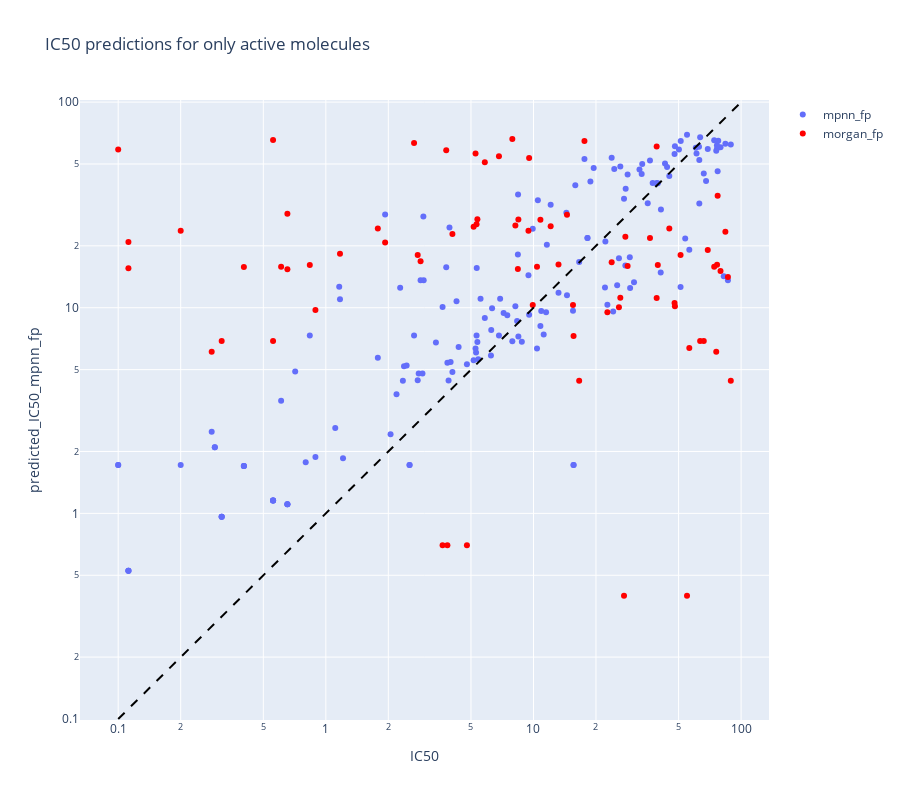

Notebook cell for this chart:
### Code cell
df_active_set['predicted_IC50_mpnn_fp'] = np.power(
    10, -(df_active_set['mpnn_pred_mean']-6))
df_active_set['predicted_IC50_morgan_fp'] = np.power(
    10, -(df_active_set['morgan_pred_mean']-6))

fig_scatter = px.scatter(df_active_set.query('df != "new"'),
                         x='IC50',
                         y='predicted_IC50_mpnn_fp',
                         log_x=True,
                         log_y=True,
                         height=800,
                         title='IC50 predictions for only active molecules')
                         
fig_scatter_morgan = px.scatter(df_active_set.query('df != "new"'),
                                x='IC50',
                                y='predicted_IC50_morgan_fp',
                                color_discrete_sequence=['red'],
                                log_x=True,
                                log_y=True)

fig_scatter['data'][0]['showlegend'] = True
fig_scatter['data'][0]['name'] = 'mpnn_fp'
fig_scatter_morgan['data'][0]['showlegend'] = True
fig_scatter_morgan['data'][0]['name'] = 'morgan_fp'

fig_scatter.add_trace(fig_scatter_morgan.data[0])
fig_scatter.add_shape(type='line',
                      x0=0.1,
                      x1=100,
                      y0=0.1,
                      y1=100,
                      line=dict(color='black', dash='dash'))
fig_scatter.show()

### Figure 1 — Plotly figure (JSON) as saved in the notebook; plotly's stock layout.template omitted (floating-point values rounded to 4 significant figures; data arrays with more than 128 entries replaced by an {"elided": "..."} marker saying what was removed)
{"data": [{"hovertemplate": "IC50=%{x}<br>predicted_IC50_mpnn_fp=%{y}<extra></extra>", "legendgroup": "", "marker": {"color": "#636efa", "symbol": "circle"}, "mode": "markers", "name": "mpnn_fp", "orientation": "v", "showlegend": true, "type": "scatter", "x": {"elided": "164 float values"}, "xaxis": "x", "y": {"elided": "164 float values"}, "yaxis": "y"}, {"hovertemplate": "IC50=%{x}<br>predicted_IC50_morgan_fp=%{y}<extra></extra>", "legendgroup": "", "marker": {"color": "red", "symbol": "circle"}, "mode": "markers", "name": "morgan_fp", "orientation": "v", "showlegend": true, "type": "scatter", "x": {"elided": "164 float values"}, "xaxis": "x", "y": {"elided": "164 float values"}, "yaxis": "y"}], "layout": {"height": 800, "legend": {"tracegroupgap": 0}, "shapes": [{"line": {"color": "black", "dash": "dash"}, "type": "line", "x0": 0.1, "x1": 100, "y0": 0.1, "y1": 100}], "title": {"text": "IC50 predictions for only active molecules"}, "xaxis": {"anchor": "y", "domain": [0, 1], "title": {"text": "IC50"}, "type": "log"}, "yaxis": {"anchor": "x", "domain": [0, 1], "title": {"text": "predicted_IC50_mpnn_fp"}, "type": "log"}}}
